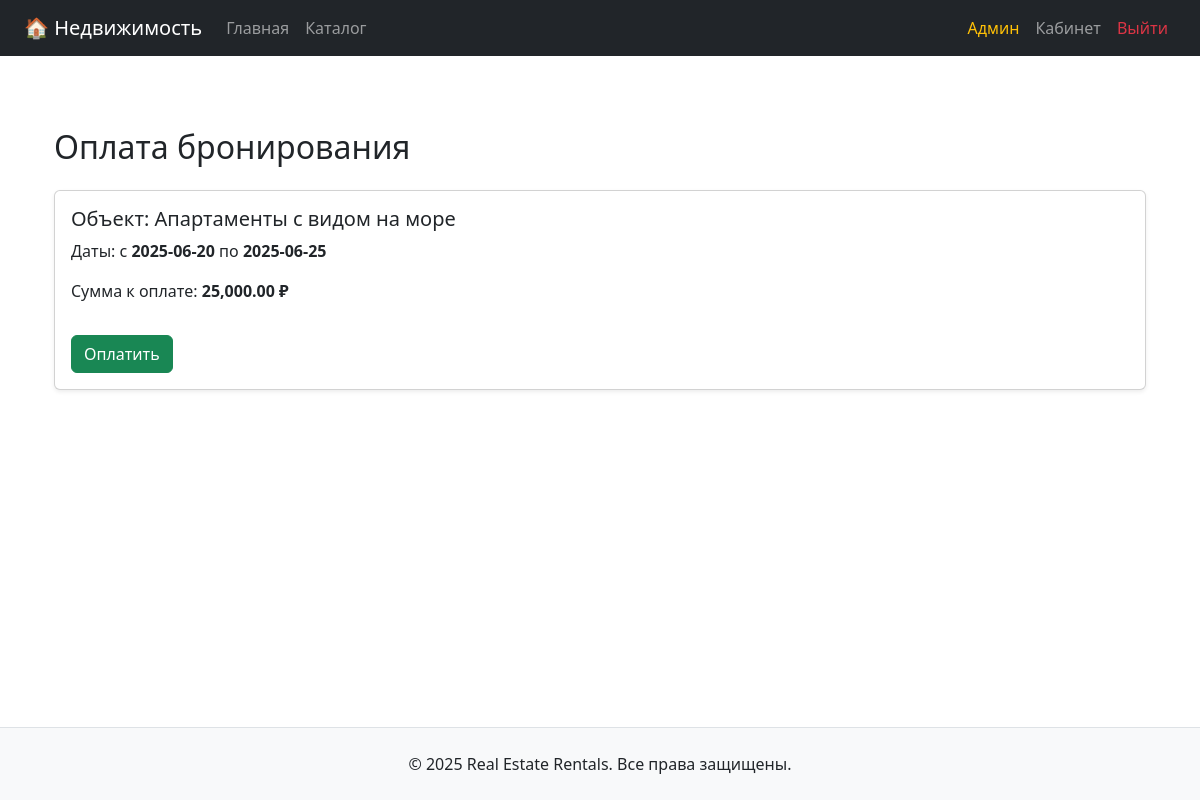
The page /payment.php?id=2 (signed in) on the database its author committed.
### tables this page shows
CREATE TABLE `bookings` (
  `id` int(11) NOT NULL,
  `user_id` int(11) NOT NULL,
  `property_id` int(11) NOT NULL,
  `check_in` date NOT NULL,
  `check_out` date NOT NULL,
  `total_price` decimal(10,2) NOT NULL,
  `status` enum('pending','confirmed','cancelled','completed') DEFAULT 'pending',
  `created_at` datetime DEFAULT CURRENT_TIMESTAMP
);

CREATE TABLE `properties` (
  `id` int(11) NOT NULL,
  `owner_id` int(11) NOT NULL,
  `category_id` int(11) NOT NULL,
  `location_id` int(11) NOT NULL,
  `title` varchar(255) NOT NULL,
  `description` text,
  `price_per_day` decimal(10,2) NOT NULL,
  `max_guests` int(11) DEFAULT '1',
  `available_from` date DEFAULT NULL,
  `available_to` date DEFAULT NULL,
  `created_at` datetime DEFAULT CURRENT_TIMESTAMP,
  `is_active` tinyint(1) DEFAULT '1'
);

### payment.php (the view, shortened to what this page needs)
<?php
require_once 'config.php';
$booking_id = $_GET['id'] ?? null;
$stmt = $pdo->prepare("
    SELECT b.*, p.title AS property_title
    FROM bookings b
    JOIN properties p ON b.property_id = p.id
    WHERE b.id = ?
");
$stmt->execute([$booking_id]);
$booking = $stmt->fetch();
    ?>
<?php require_once 'templates/header.php'; ?>
<div class="container my-5">
    <h2 class="mb-4">Оплата бронирования</h2>
    <div class="card shadow-sm">
        <div class="card-body">
            <h5>Объект: <?= htmlspecialchars($booking['property_title']) ?></h5>
            <p>Даты: с <strong><?= $booking['check_in'] ?></strong> по <strong><?= $booking['check_out'] ?></strong></p>
            <p>Сумма к оплате: <strong><?= number_format($booking['total_price'], 2) ?> ₽</strong></p>
            <form method="POST">
                <button class="btn btn-success mt-3">Оплатить</button>
            </form>
        </div>
    </div>
</div>
<?php require_once 'templates/footer.php'; ?>

### rows shown on the page
bookings: property.title "Апартаменты с видом на море", check_in "2025-06-20", check_out "2025-06-25", total_price "25,000.00"
